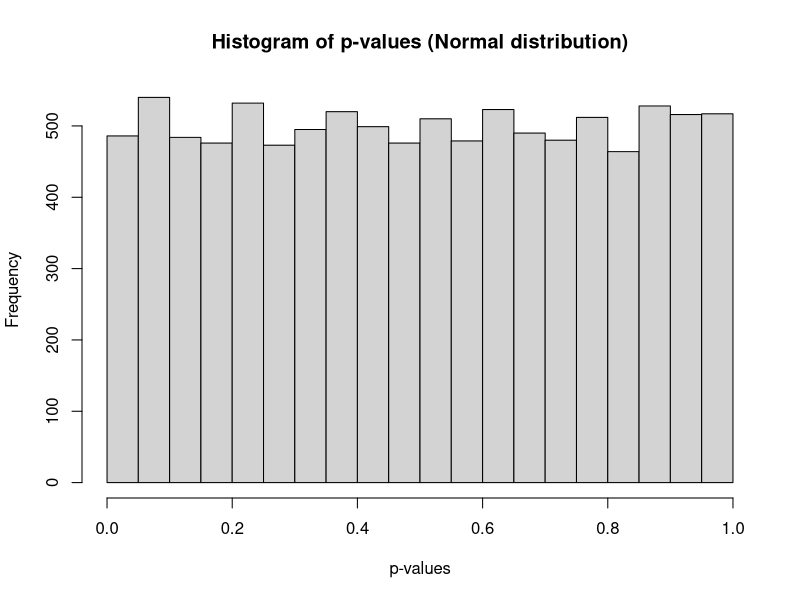
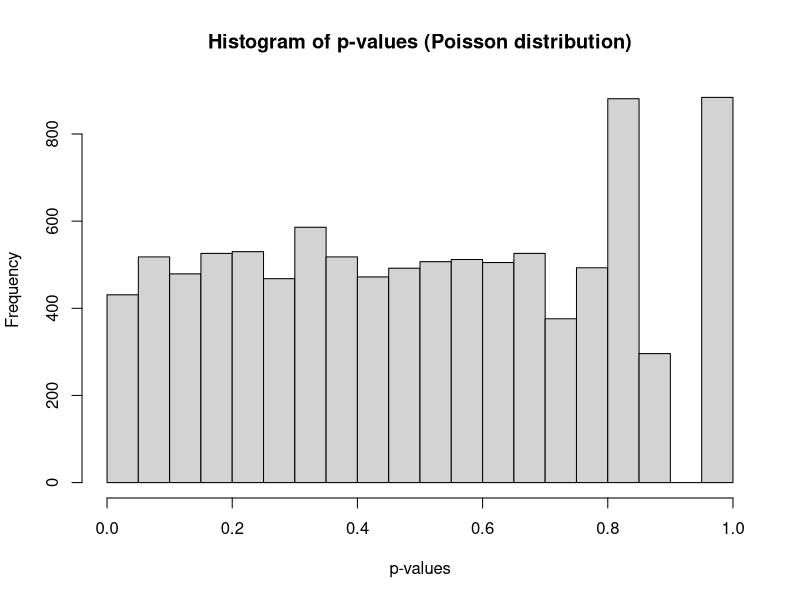
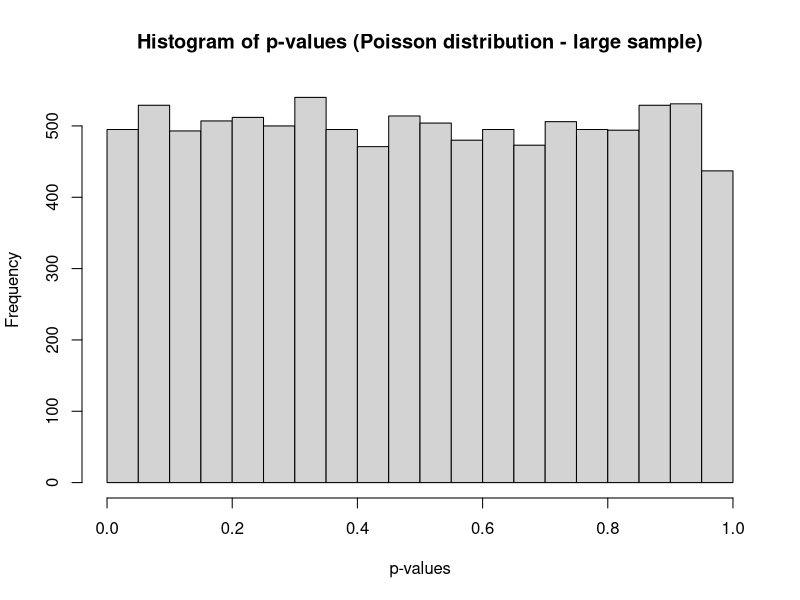
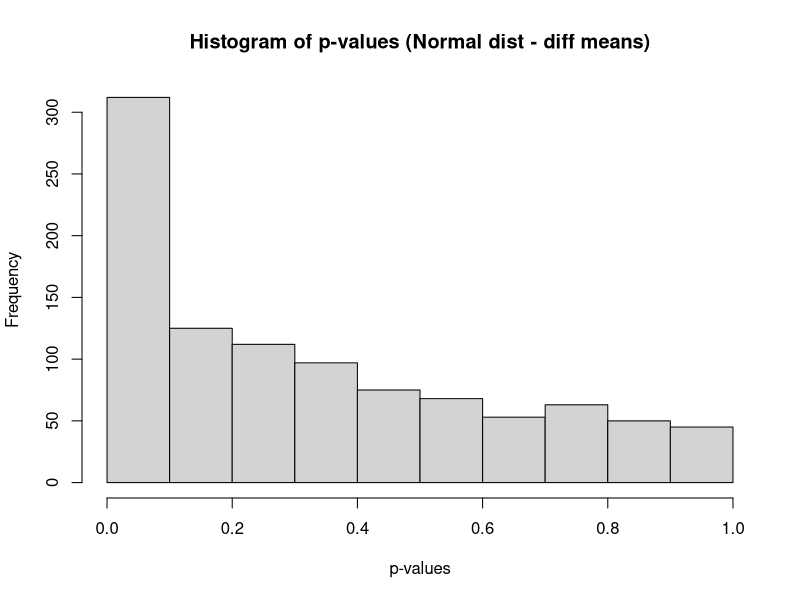
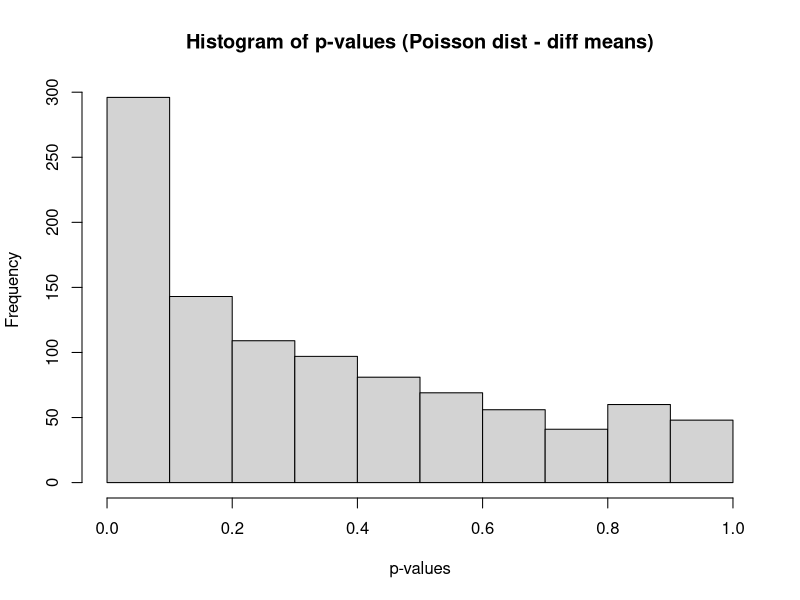
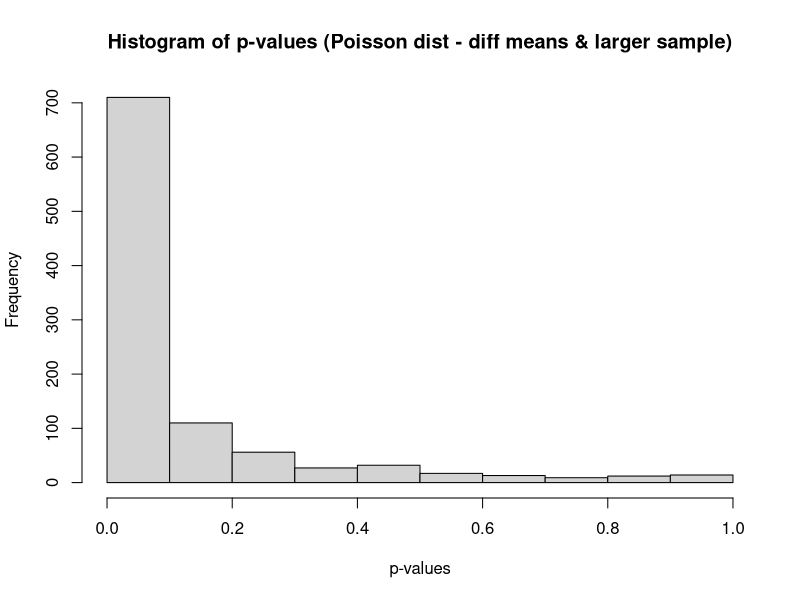
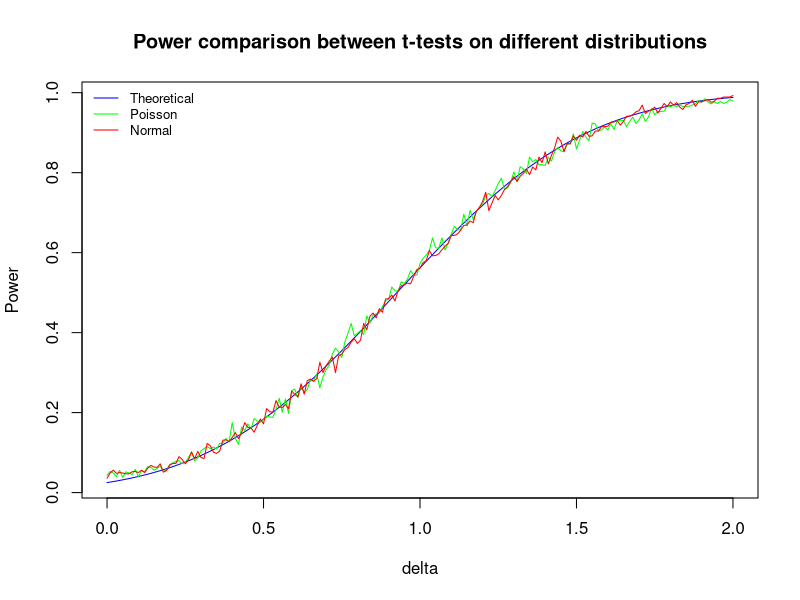
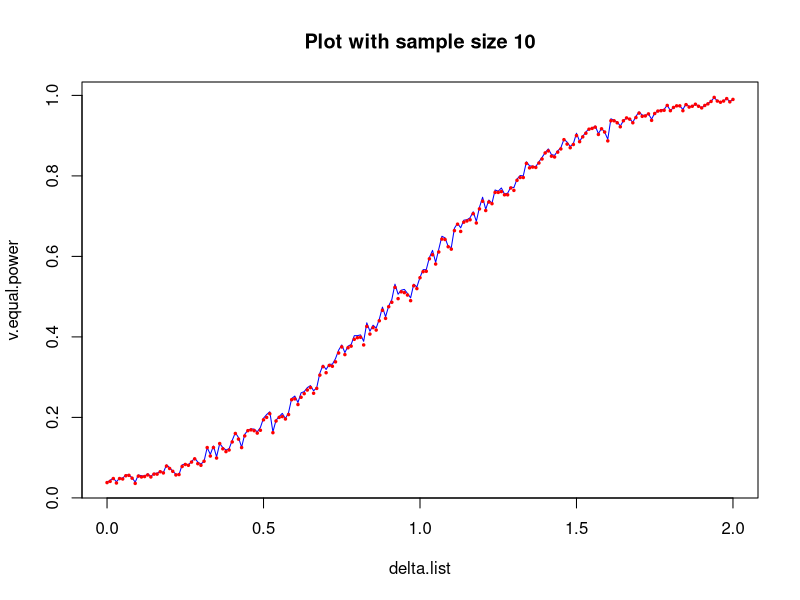

Recreate these plots in R, in order. (Note: a time limit stopped this script after it produced the figures.)
# Task 1, 8, 9
s <- rnorm(10)
t <- rnorm(10)
print(t.test(s, t))

p <- rpois(10, 1)
q <- rpois(10, 1)
print(t.test(p, q))

p.large <- rpois(1000, 1)
q.large <- rpois(1000, 1)
print(t.test(p.large, q.large))

# Task 2, 8, 9
results.normal <- replicate(10000, t.test(rnorm(10), rnorm(10))$p.value)
results.poisson <- replicate(10000, t.test(rpois(10, 1), rpois(10, 1))$p.value)
results.poisson.large <- replicate(10000, t.test(rpois(1000, 1), rpois(1000, 1))$p.value)
hist(results.normal, xlab = "p-values", ylab = "Frequency", main = "Histogram of p-values (Normal distribution)")
hist(results.poisson, xlab = "p-values", ylab = "Frequency", main = "Histogram of p-values (Poisson distribution)")
hist(results.poisson.large, xlab = "p-values", ylab = "Frequency", main = "Histogram of p-values (Poisson distribution - large sample)")

# Task 3, 8, 9
test.custom.means <- function(n, x, v, f) {
  pvalues <- c()
  for (i in 1:1000) {
    if (f == 0) {
      s <- rnorm(n, -x, v)
      t <- rnorm(n, x, v)
    }
    else {
      s <- rpois(n, 1) - x
      t <- rpois(n, 1) + x
    }
    pvalues <- append(pvalues, t.test(s, t)$p.value)
  }
  return(pvalues)
}
hist(test.custom.means(10, 0.25, 1, 0), xlab = "p-values", ylab = "Frequency", main = "Histogram of p-values (Normal dist - diff means)")
hist(test.custom.means(10, 0.25, 1, 1), xlab = "p-values", ylab = "Frequency", main = "Histogram of p-values (Poisson dist - diff means)")
hist(test.custom.means(1000, 0.05, 1, 1), xlab = "p-values", ylab = "Frequency", main = "Histogram of p-values (Poisson dist - diff means & larger sample)")

# Task 4, 8
rpowers.normal <- c()
rpowers.poisson <- c()
tpowers <- c()
delta.list <- seq(0, 2, 0.01)
for (d in delta.list) {
  pvalues.normal <- replicate(1000, t.test(rnorm(10, -d/2), rnorm(10, d/2))$p.value)
  pvalues.poisson <- replicate(1000, t.test(rpois(10,1) - d/2, rpois(10, 1) + d/2)$p.value)
  tpowers <- append(tpowers, power.t.test(10, delta = d)$power)
  rpowers.normal <- append(rpowers.normal, sum(pvalues.normal < 0.05) / 1000)
  rpowers.poisson <- append(rpowers.poisson, sum(pvalues.poisson < 0.05) / 1000)
}
plot(delta.list, tpowers, type = "l", col = "blue", xlab = "delta", ylab = "Power", main = "Power comparison between t-tests on different distributions")
lines(delta.list, rpowers.poisson, col = "green")
lines(delta.list, rpowers.normal, col = "red")
legend(x = "topleft", legend = c("Theoretical", "Poisson", "Normal"), cex = 0.8, lty = c(1, 1, 1), col = c("blue", "green", "red"), bty = "n")

# Task 5
for (sample.size in c(10, 100, 1000)) {
  v.equal.power <- c()
  v.unequal.power <- c()
  for (d in delta.list) {
    pvalues.equal <- c()
    pvalues.unequal <- c()
    for (i in 1:1000) {
      s <- rnorm(sample.size, -d/2)
      t <- rnorm(sample.size, d/2)
      pvalues.equal <- append(pvalues.equal, t.test(s, t, var.equal = TRUE)$p.value)
      pvalues.unequal <- append(pvalues.unequal, t.test(s, t)$p.value)
    }
    v.equal.power <- append(v.equal.power, sum(pvalues.equal < 0.05) / 1000)
    v.unequal.power <- append(v.unequal.power, sum(pvalues.unequal < 0.05) / 1000)
  }
  plot(delta.list, v.equal.power, type = "l", col = "blue", main = paste0("Plot with sample size ", sample.size))
  points(delta.list, v.unequal.power, col = "red", pch = 20, cex = 0.5)
}
